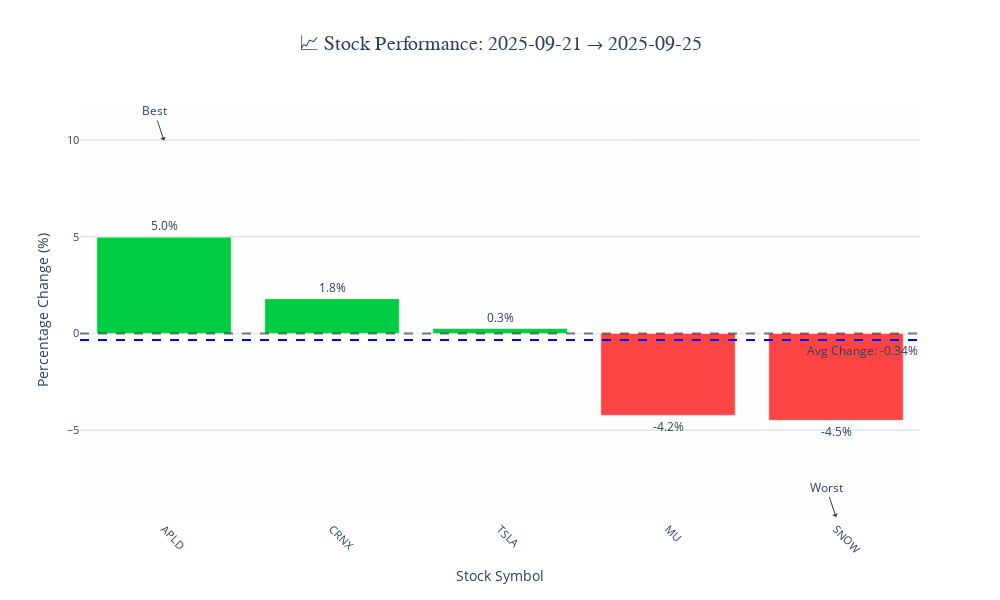

Source (notebook cell):
### Code cell
# ChatGPT
STOCK_TICKERS = [
    'MU',    # Micron Technology
    'TSLA',  # Tesla, Inc.
    'APLD',  # Applied Digital Corp
    'CRNX',  # Crinetics Pharmaceuticals
    'SNOW',  # Snowflake Inc.
]

result = run_trade_return(STOCK_TICKERS, BASELINE_DATE, future_date_str)

### Figure 1 — Plotly figure (JSON) as saved in the notebook; plotly's stock layout.template omitted (floating-point values rounded to 4 significant figures)
{"data": [{"customdata": [[20.48, 21.5], [33.91, 34.52], [426.1, 427.1], [162.7, 155.8], [230.5, 220.1]], "hovertemplate": "<b>%{x}</b><br>Baseline: $%{customdata[0]:.2f}<br>Current: $%{customdata[1]:.2f}<br>Change: %{y:.2f}%<br><extra></extra>", "marker": {"color": ["#00CC44", "#00CC44", "#00CC44", "#FF4444", "#FF4444"]}, "showlegend": false, "text": ["5.0%", "1.8%", "0.3%", "-4.2%", "-4.5%"], "textposition": "outside", "type": "bar", "x": ["APLD", "CRNX", "TSLA", "MU", "SNOW"], "y": [4.98, 1.799, 0.2511, -4.234, -4.495]}], "layout": {"annotations": [{"showarrow": false, "text": "Avg Change: -0.34%", "x": 1, "xanchor": "right", "xref": "x domain", "y": -0.3397, "yanchor": "top", "yref": "y"}, {"arrowhead": 1, "showarrow": true, "text": "Best", "x": "APLD", "y": 9.98}, {"arrowhead": 1, "showarrow": true, "text": "Worst", "x": "SNOW", "y": -9.495}], "font": {"size": 12}, "height": 600, "hovermode": "x", "plot_bgcolor": "rgba(240, 240, 240, 0.1)", "shapes": [{"line": {"color": "black", "dash": "dash"}, "opacity": 0.5, "type": "line", "x0": 0, "x1": 1, "xref": "x domain", "y0": 0, "y1": 0, "yref": "y"}, {"line": {"color": "blue", "dash": "dash"}, "type": "line", "x0": 0, "x1": 1, "xref": "x domain", "y0": -0.3397, "y1": -0.3397, "yref": "y"}], "title": {"font": {"family": "Arial Black", "size": 20}, "text": "📈 Stock Performance: 2025-09-21 → 2025-09-25", "x": 0.5}, "width": 1000, "xaxis": {"categoryarray": ["APLD", "CRNX", "TSLA", "MU", "SNOW"], "categoryorder": "array", "tickangle": 45, "tickfont": {"size": 11}, "title": {"text": "Stock Symbol"}}, "yaxis": {"gridcolor": "rgba(128, 128, 128, 0.3)", "tickfont": {"size": 11}, "title": {"text": "Percentage Change (%)"}}}}
